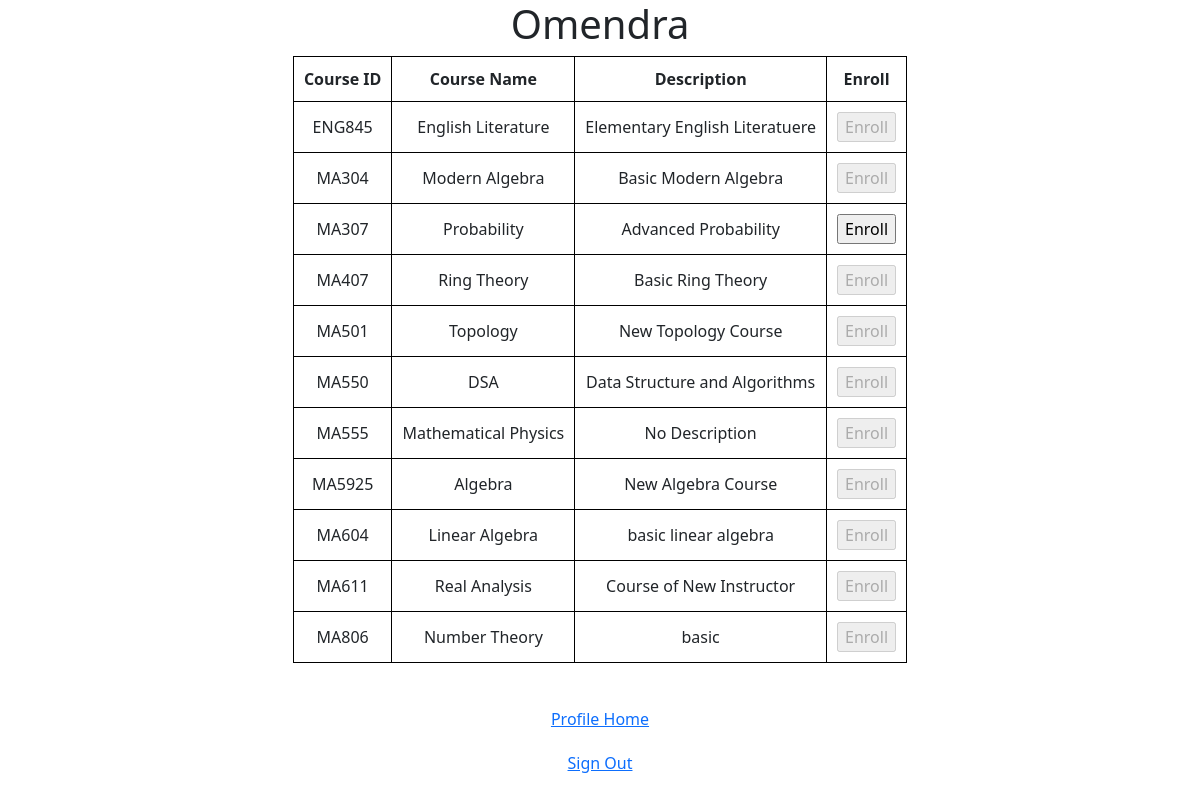
Screenshot of /student_course.php (signed in) with the database file from the repository.
### tables this page shows
CREATE TABLE `course` (
  `course_duration` int(11) NOT NULL,
  `course_id` varchar(100) NOT NULL,
  `course_name` varchar(100) NOT NULL,
  `instructor_id` int(11) NOT NULL,
  `course_description` varchar(100) NOT NULL,
  `starting_time` date DEFAULT NULL
);

### student_course.php (the view, shortened to what this page needs)
<?php
include('connect.php');
?>
<!doctype html>
<html lang="en">
<head>
    <link href="https://cdn.jsdelivr.net/npm/bootstrap@5.1.3/dist/css/bootstrap.min.css" rel="stylesheet">
</head>
<body>
    <?php
    echo "<h1>" . $_SESSION['name'] . "</h1>";
    ?>
    <?php
    echo '<table class="center">';
    echo '<tr>
    <th> Course ID </th>
    <th> Course Name </th>
    <th> Description </th>
    <th> Enroll </th>
  </tr>';
    if (isset($_SESSION['student_id'])) {
        try {
            $sql = mysqli_query($conn, "select* from course");
            while ($row = mysqli_fetch_assoc($sql)) {
                echo '<tr>';
                $student_id = $_SESSION['student_id'];
                $cid = $row['course_id'];
                $sql2 = mysqli_query($conn, "select * from enroll where student_id='$student_id' and course_id = '$cid'");
                if ($row2 = mysqli_fetch_assoc($sql2)) {
                    echo '<td>' . $row['course_id'] . '</td><td>' . $row['course_name'] . '</td><td>' . $row['course_description'] . '</td>';
                    echo '<form action="enroll_course.php" method = "POST">' .
                        '<input type="text" name="cid" id="" value =' . $row["course_id"] . ' hidden >';
                    echo '<td>' . '<input type="submit" name="submit" id="" value = "Enroll" disabled>' . '</td>';
                    echo ' </form>';
                } else {
                    echo '<td>' . $row['course_id'] . '</td><td>' . $row['course_name'] . '</td><td>' . $row['course_description'] . '</td>';
                    echo '<form action="enroll_course.php" method = "POST">' .
                        '<input type="text" name="cid" id="" value =' . $row["course_id"] . ' hidden >';
                    echo '<td>' . '<input type="submit" name="submit" id="" value = "Enroll">' . '</td>';
                    echo ' </form>';
                }
                echo '</tr>';
            }
        } catch (Exception $e) {
            echo $e->getMessage();
        }
    }
    echo '</table>'
    ?>
    <br>
    <div>
        <a href="student_profile.php"> Profile Home</a>
    </div>
    <div>
        <a href="logout.php"> Sign Out </a>
    </div>
</body>
</html>

### student_course.php (style rules this page uses)
h1 { text-align: center; }
div { margin-top: 20px; display: flex; align-items: center; justify-content: center }
a { text-align: center; }
table, th, td { text-align: center; padding: 10px; border: 1px solid black; }
.center { padding: 10px; text-align: center; margin-left: auto; margin-right: auto; border: 1px solid black; }

### rows the page displays
course: course_id "ENG845", course_name "English Literature", course_description "Elementary English Literatuere"
course: course_id "MA304", course_name "Modern Algebra", course_description "Basic Modern Algebra"
course: course_id "MA307", course_name "Probability", course_description "Advanced Probability"
course: course_id "MA407", course_name "Ring Theory", course_description "Basic Ring Theory"
course: course_id "MA501", course_name "Topology", course_description "New Topology Course"
course: course_id "MA550", course_name "DSA", course_description "Data Structure and Algorithms"
course: course_id "MA555", course_name "Mathematical Physics", course_description "No Description"
course: course_id "MA5925", course_name "Algebra", course_description "New Algebra Course"
course: course_id "MA604", course_name "Linear Algebra", course_description "basic linear algebra"
course: course_id "MA611", course_name "Real Analysis", course_description "Course of New Instructor"
course: course_id "MA806", course_name "Number Theory", course_description "basic"
